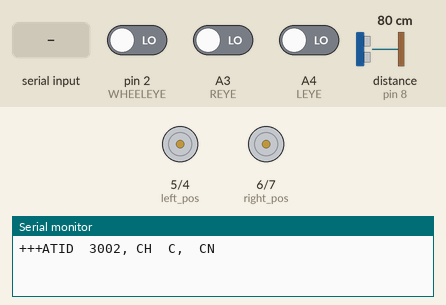
Bench run of a sketch on a simulated Arduino Uno, built with avr-gcc and run on an emulated ATmega328P. Shown: motor-driver pin pairs drawn as motors (green arrow = first pin HIGH = forward, orange = second pin HIGH = backward, longer = more drive), the last lines printed to the serial monitor. The test bench sets the inputs (shaded band); at power-on: A3 (REYE) LOW, distance to the obstacle (sensor on pin 8) 80 cm, pin 2 (WHEELEYE) LOW, A4 (LEYE) LOW. The echo pulse lasts 58.3 µs per cm.

Above: at 4.2 s.
4.3 s: "g" received over Serial
At 5.2 s:
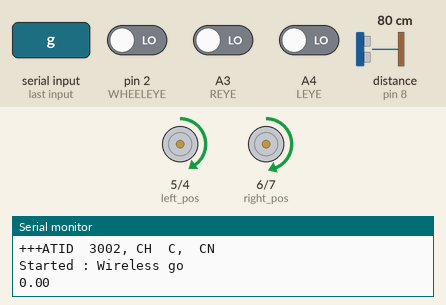
5.8 s: A3 (REYE) driven HIGH
At 7.0 s:
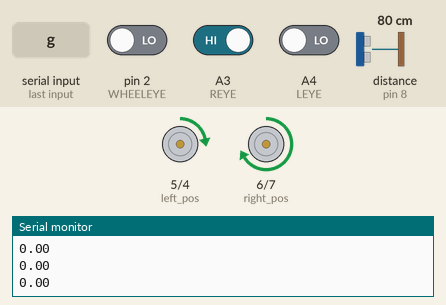
7.3 s: distance to the obstacle (sensor on pin 8) set to 12 cm
8.8 s: distance to the obstacle (sensor on pin 8) set to 9 cm
At 9.8 s:
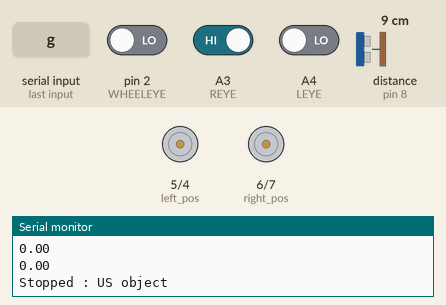
10.3 s: distance to the obstacle (sensor on pin 8) set to 18 cm
At 11.5 s:
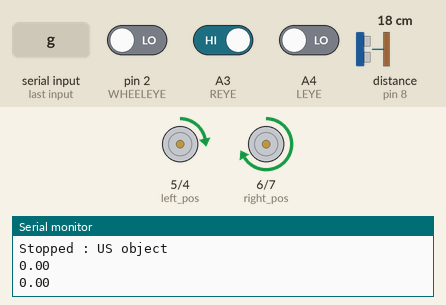
11.8 s: distance to the obstacle (sensor on pin 8) set to 2 cm
At 12.9 s:
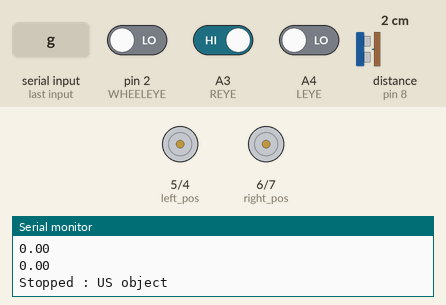
Timing chart, 0 to 14.3 s (numbered marks = the images above; inputs shaded):
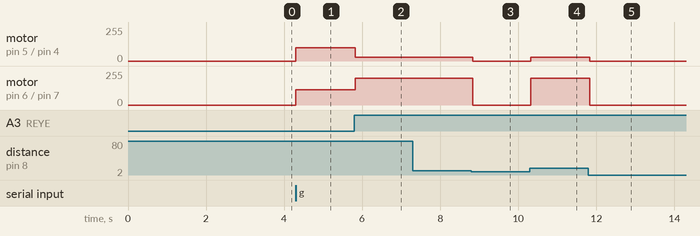

The sketch:

Bronze.ino
```cpp
const int left_neg = 4;
const int left_pos = 5;
const int right_neg = 7;
const int right_pos = 6;
const int LEYE = A4;
const int REYE = A3;
const int WHEELEYE = 2;
const int US_TRIG = 9;
const int US_ECHO = 8;

double prev = 0;
double current = 0;
double prev_wheel = 0;
volatile long spoke_count = 0;
bool past_wheel = false;
const double diam = 20.42;
double rotations = 0;

double distance = 0;
bool has_moved = false;
int distanceUS = 0;
long duration;


void setup() {
  Serial.begin(9600);
  pinMode(right_neg, OUTPUT);
  pinMode(right_pos, OUTPUT);
  pinMode(left_neg, OUTPUT);
  pinMode(left_pos, OUTPUT);
  pinMode( LEYE, INPUT );
  pinMode( REYE, INPUT );
  pinMode( US_TRIG, OUTPUT);
  pinMode( US_ECHO, INPUT);
  attachInterrupt( digitalPinToInterrupt(WHEELEYE), SpokeCount, RISING);
  pinMode(WHEELEYE, INPUT);
  delay(  1000  );  //  Guard
  Serial.print("+++");
  delay(  1000  );
  Serial.println("ATID  3002, CH  C,  CN");
  delay(  1000  );
  while(  Serial.read() !=  -1  );


}
void SpokeCount(){ // interupt which counts when spoke is detected
   spoke_count = spoke_count + 1;

}

void CheckSerial(){
   if (Serial.available())  {
      char  inChar  = (char)Serial.read();
      if (inChar == 'g'){
        has_moved = true;
        Serial.println("Started : Wireless go");

      }
       if (inChar == 's'){
        has_moved = false;
        Serial.println("Stopped : Wireless stop");
      }
  }
}

void MoveStraight(){
  analogWrite(left_neg,0);
  analogWrite(left_pos,100);
  analogWrite(right_neg,0);
  analogWrite(right_pos,115);
}

void TurnLeft(){
  analogWrite(left_neg,0);
  analogWrite(left_pos,30);
  analogWrite(right_neg,0);
  analogWrite(right_pos, 200);
}

void TurnRight(){
  analogWrite(right_neg,0);
  analogWrite(right_pos,40);
  analogWrite(left_neg,0);
  analogWrite(left_pos,180);
}

void Stop(){
  analogWrite(left_neg,0);
  analogWrite(left_pos,0);
  analogWrite(right_neg,0);
  analogWrite(right_pos,0);
}

void MeasureUS(){


  digitalWrite( US_TRIG, LOW );
  delayMicroseconds(2);

  digitalWrite( US_TRIG, HIGH );
  delayMicroseconds(10  );
  digitalWrite( US_TRIG, LOW );
  duration = pulseIn( US_ECHO, HIGH );
  distanceUS = duration/58;
}

void Report(){
  rotations = (double(spoke_count) / 5);
 // circumference of 20.42cm on the 6.5cm diam wheels
 distance += (rotations * diam) / 100;
// Serial.println(spoke_count);
// Serial.println(vel);
 Serial.println(distance);

 spoke_count = 0;
 prev_wheel = current;
}

void loop() {

 CheckSerial();
 if (has_moved == true){
 bool Leftsees = digitalRead(LEYE);
 bool Rightsees = digitalRead(REYE);
 if (Leftsees && Rightsees){
  MoveStraight();
//  Serial.print("Sees both eyes\n");
 }
 else if (!Leftsees && !Rightsees){
  MoveStraight();
//  Serial.print("Sees neither of eyes\n");
 }
 else if (!Leftsees){
  TurnLeft();
//  Serial.print("sees left eye\n");
 }
 else if (!Rightsees){
  TurnRight();
//  Serial.print("sees right eye\n");
 }
 //delay(25);
 current = millis();
 if (((current - prev)) >= 50){
    prev = current;
    MeasureUS();
  if (distanceUS <= 10){
    Serial.println("Stopped : US object");
    while (distanceUS <= 10){
      Stop();
      MeasureUS();
    }
  }
// Serial.println(distance);
 }

// Serial.println(spoke_count);
if ((current - prev_wheel) >= 1000){
 Report();
}


 delay(25);
 }
 else if (has_moved == false) {
  Stop();
 }
}
```

Measured:
- the behaviour switches between 11 and 10 cm on distance to the obstacle (sensor on pin 8) (found by bisection; images 2 and 3)
- after the input at 4.3 s, motor on pin 5 (left_pos) / pin 4 (left_neg): stopped → forward 100/255 at once; motor on pin 6 (right_pos) / pin 7 (right_neg): stopped → forward 115/255 at once
- after the input at 5.8 s, motor on pin 5 (left_pos) / pin 4 (left_neg): forward 100/255 → forward 30/255 at once; motor on pin 6 (right_pos) / pin 7 (right_neg): forward 115/255 → forward 200/255 at once
- after the input at 8.8 s, motor on pin 5 (left_pos) / pin 4 (left_neg): forward 30/255 → stopped at once; motor on pin 6 (right_pos) / pin 7 (right_neg): forward 200/255 → stopped at once
- after the input at 10.3 s, motor on pin 5 (left_pos) / pin 4 (left_neg): stopped → forward 30/255 at once; motor on pin 6 (right_pos) / pin 7 (right_neg): stopped → forward 200/255 at once
- after the input at 11.8 s, motor on pin 5 (left_pos) / pin 4 (left_neg): forward 30/255 → stopped at once; motor on pin 6 (right_pos) / pin 7 (right_neg): forward 200/255 → stopped at once
